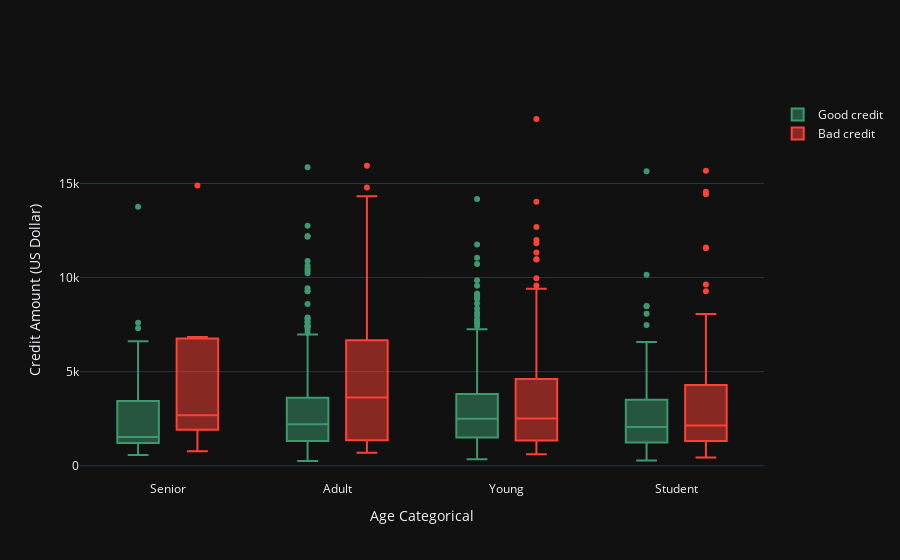

Notebook code for this chart:
### Code cell
trace0 = go.Box(
    y=df_good["Credit amount"],
    x=df_good["Age_cat"],
    name='Good credit',
    marker=dict(
        color='#3D9970'
    )
)

trace1 = go.Box(
    y=df_bad['Credit amount'],
    x=df_bad['Age_cat'],
    name='Bad credit',
    marker=dict(
        color='#FF4136'
    )
)

data = [trace0, trace1]

layout = go.Layout(
    yaxis=dict(
        title='Credit Amount (US Dollar)',
        zeroline=False
    ),
    xaxis=dict(
        title='Age Categorical'
    ),
    boxmode='group'
)
fig = go.Figure(data=data, layout=layout)

py.iplot(fig, filename='box-age-cat')

### Figure 1 — Plotly figure (JSON) as saved in the notebook; plotly's stock layout.template omitted (floating-point values rounded to 4 significant figures; data arrays with more than 128 entries replaced by an {"elided": "..."} marker saying what was removed)
{"data": [{"marker": {"color": "#3D9970"}, "name": "Good credit", "type": "box", "x": {"elided": "700 str values"}, "y": {"elided": "700 int values"}}, {"marker": {"color": "#FF4136"}, "name": "Bad credit", "type": "box", "x": {"elided": "300 str values"}, "y": {"elided": "300 int values"}}], "layout": {"boxmode": "group", "xaxis": {"title": {"text": "Age Categorical"}}, "yaxis": {"title": {"text": "Credit Amount (US Dollar)"}, "zeroline": false}}}
